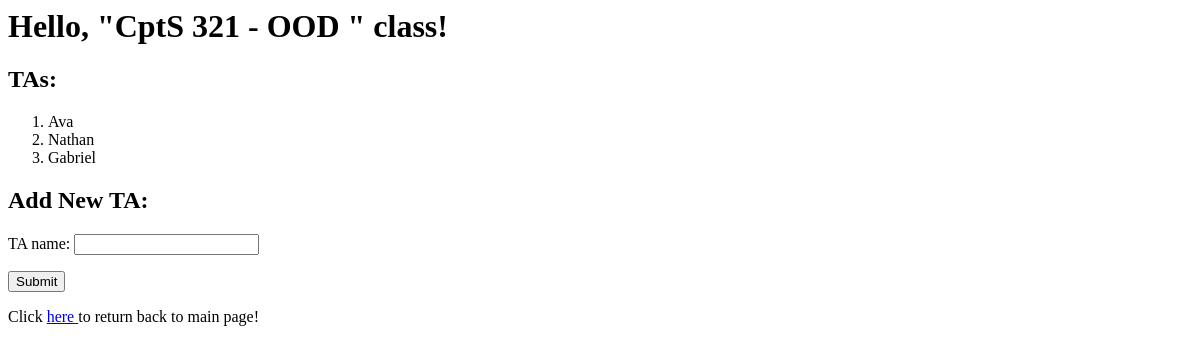
Before: /course/1 with the older database file.
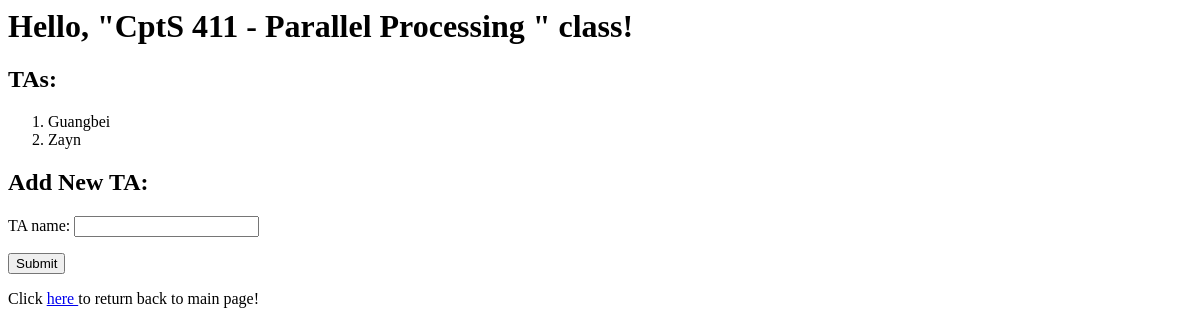
After: the same page with the newer database file.
### app/models.py (models this page shows, shortened)
class Course(db.Model):
    __tablename__ = 'course'
    id = db.Column(db.Integer, primary_key=True)
    coursenum = db.Column(db.String(3))
    title = db.Column(db.String(150))
    major = db.Column(db.String(20))
    roomid = db.Column(db.Integer,db.ForeignKey('room.id'))
    tas = db.relationship(
        'TeachingAssistant', secondary=assigned,
        primaryjoin=(assigned.c.course_id == id), lazy='dynamic', overlaps="courses")
    def all_tas(self):
        return self.tas

class TeachingAssistant(db.Model):
    __tablename__ = 'teachingassistant'
    id = db.Column(db.Integer, primary_key = True)
    ta_name =  db.Column(db.String(100))
    courses = db.relationship(
        'Course', secondary=assigned,
        primaryjoin=(assigned.c.ta_id == id), lazy='dynamic', overlaps="tas")

### app/routes.py (the view, shortened to what this page needs)
@app.route('/course/<courseid>', methods = ['GET', 'POST'])
def course(courseid):
    form = TAForm()
    thecourse = Course.query.filter_by(id = courseid).first()
    return render_template('course.html', form = form, current_course = thecourse)

### app/forms.py
class TAForm(FlaskForm):
    ta_name = StringField(label= "TA name:", validators=[DataRequired()])
    submit = SubmitField('Submit')

### app/routes.py (called while the page is built)
@app.before_request
def initDB(*args, **kwargs):
    if app._got_first_request:
        db.create_all()
        allrooms = [{'building' : 'Fuller', 'roomNumber' : 'B46', 'capacity' : 60},
                    {'building' : 'UnityHall', 'roomNumber' : '175', 'capacity' : 100},
                    {'building' : 'UnityHall', 'roomNumber' : '150', 'capacity' : 80}]
        if Room.query.count() == 0:
            for room in allrooms:
                theroom = Room (building = room['building'],roomNumber=room['roomNumber'], capacity = room['capacity'] )
                db.session.add(theroom)
                db.session.commit()

### app/templates/course.html (shortened to what this page needs)
<h1>Hello, "{{current_course.major}} {{current_course.coursenum}} - {{current_course.title}} " class!</h1>
<h2>TAs:</h2>
    <ol>
      {% for ta in current_course.all_tas() %}
        <li>
            {{ta.ta_name}}
        </li>
      {% endfor %}
    </ol>
<h2>Add New TA:</h2>
    <form method="POST">
      <p>{{ form.ta_name.label}}
         {{ form.ta_name()}}
      </p>
    <p>{{ form.submit()}}</p>
    </form>
<p>Click <a href=" {{url_for('index')}}"> here </a> to return back to main page!</p>

Changed rows visible on the page:
no longer on this page (row edited): TeachingAssistant: ta_name "Ava"
no longer on this page (row edited): TeachingAssistant: ta_name "Nathan"
no longer on this page (row edited): TeachingAssistant: ta_name "Gabriel"
changed Course "CptS": coursenum "321" → "411"; title "OOD" → "Parallel Processing"
now on this page (row edited): TeachingAssistant: ta_name "Guangbei"
now on this page (row edited): TeachingAssistant: ta_name "Zayn"
